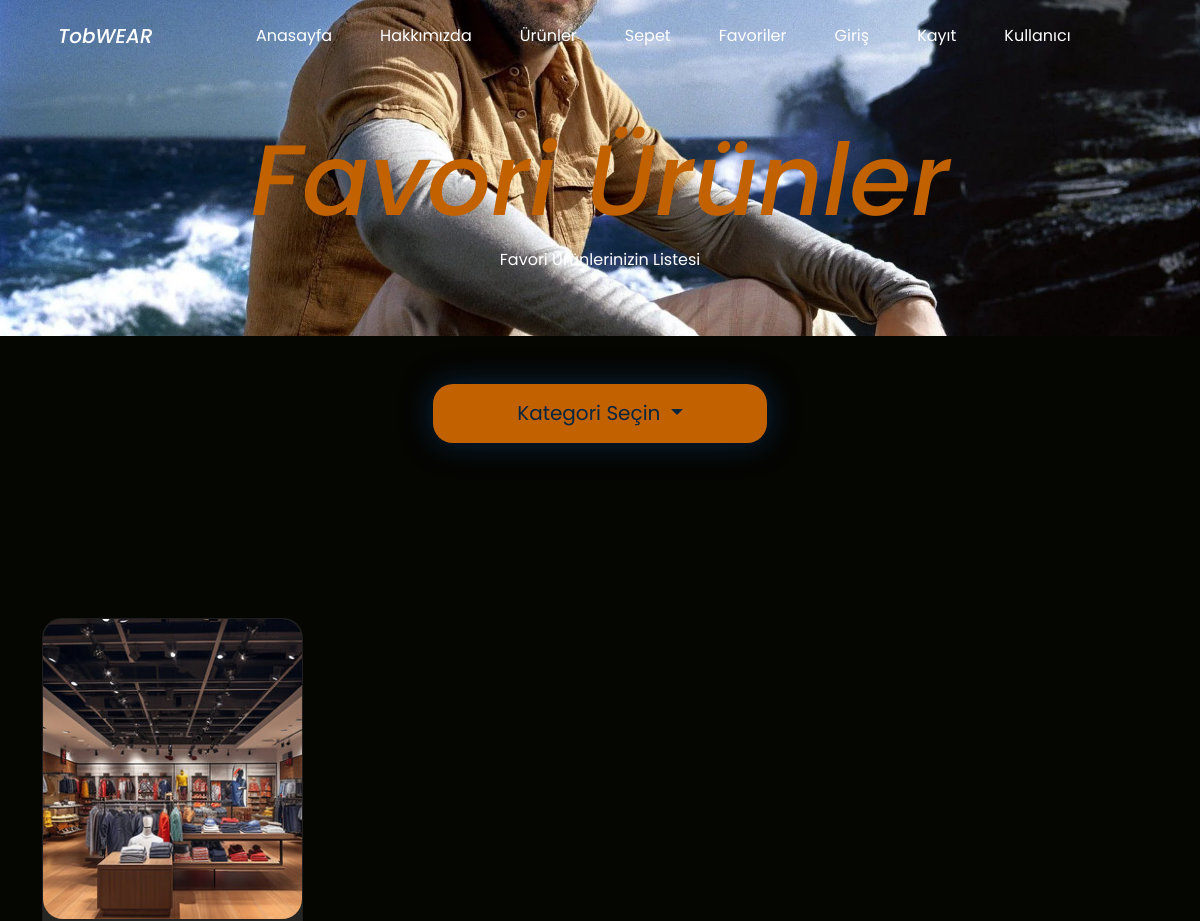
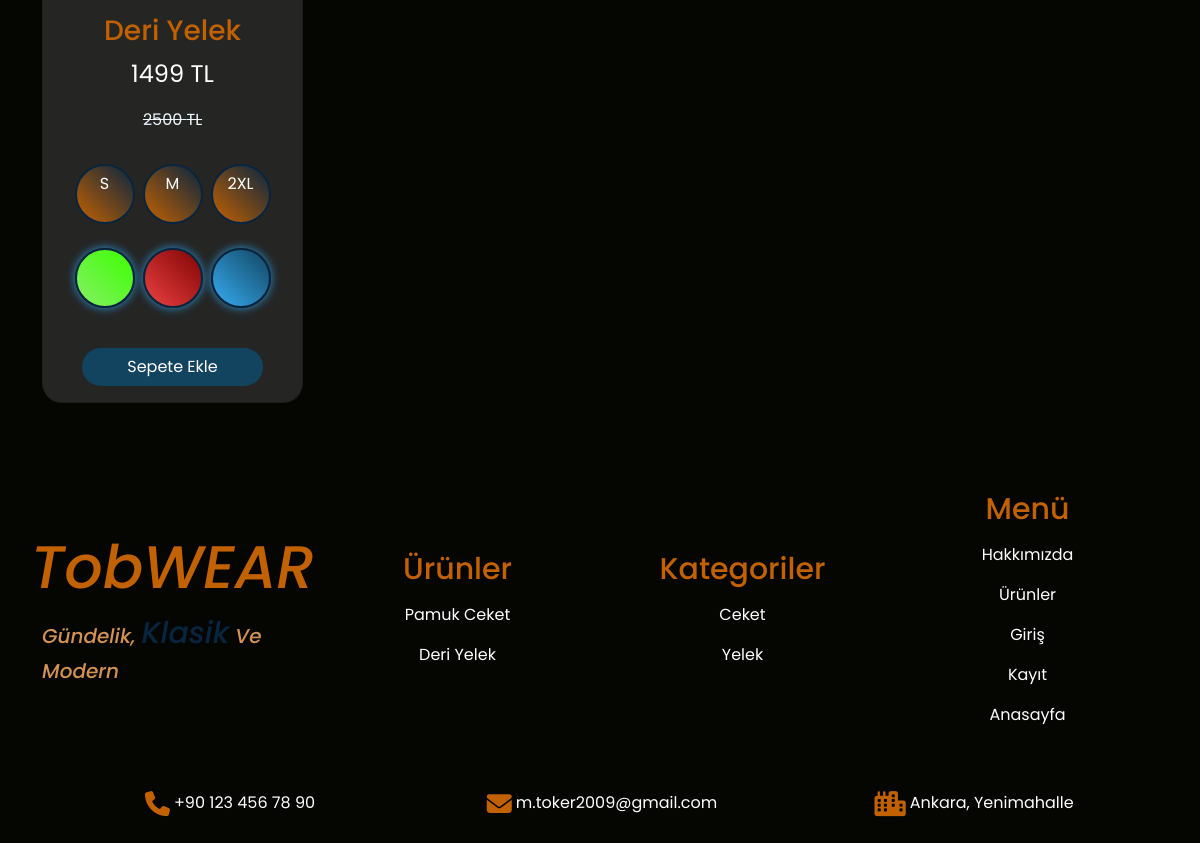
/favorites/ (signed in), run on an earlier commit of the app's database (2 pictures, top to bottom).
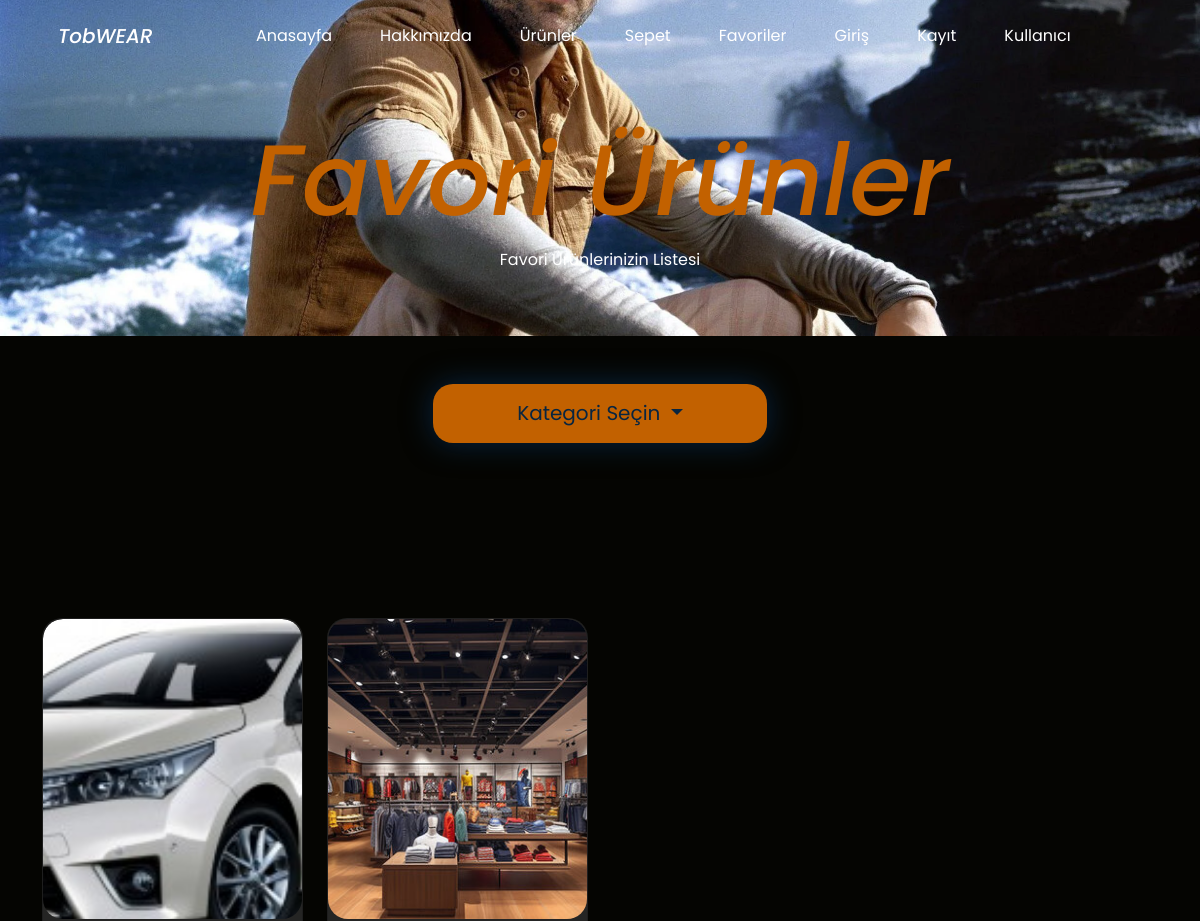
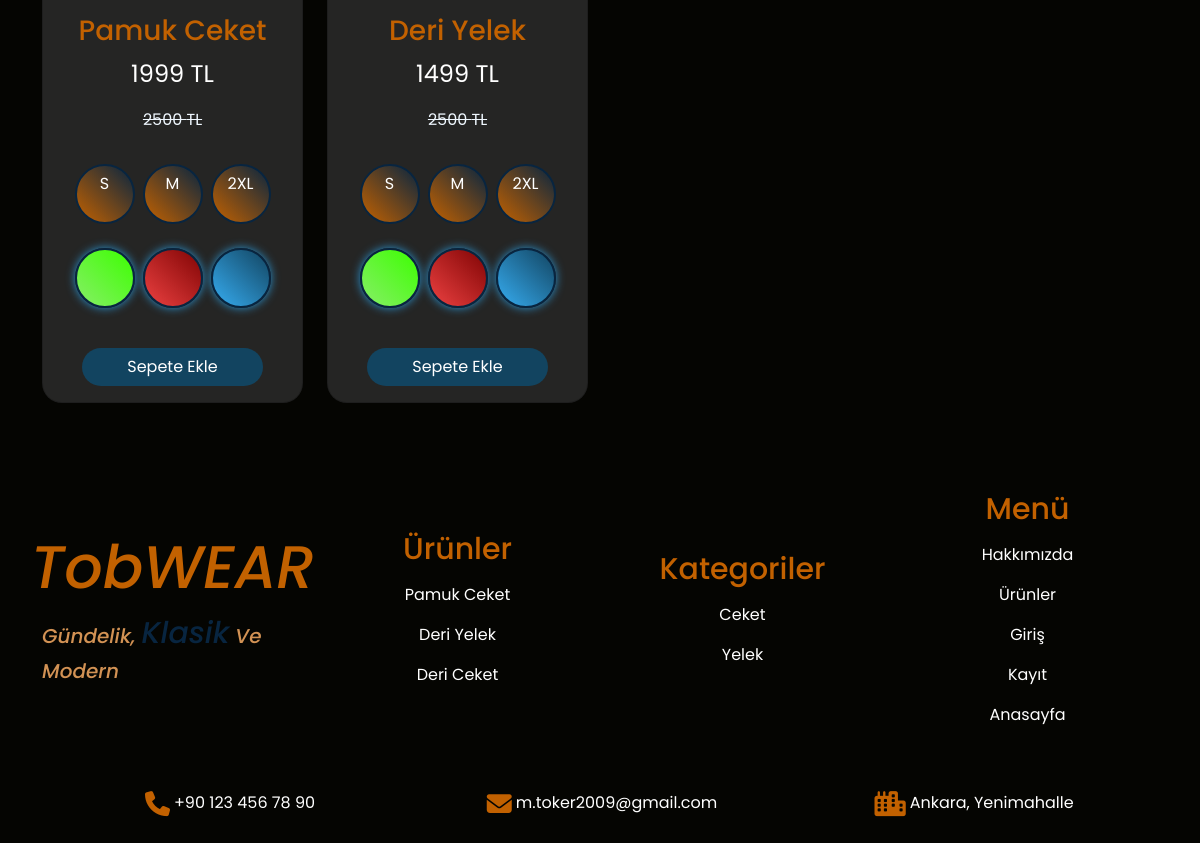
And on a later commit of the database (2 pictures, top to bottom).
### shop/models.py (models this page shows, shortened)
class Product(models.Model):
    name = models.CharField(max_length=100,null=False,blank=False,verbose_name="Ürün İsmi")
    price = models.IntegerField(null=False,blank=False,verbose_name="Fiyat")
    discounted = models.IntegerField(null=False,blank=False,verbose_name="İndirimli Fiyat")
    features = models.ManyToManyField(ProductFeatures,null=True,blank=True,verbose_name="Ürün Özellikleri")
    colors = models.ManyToManyField(ProductColor,null=True,blank=True,verbose_name="Ürün Renkleri")
    sizes = models.ManyToManyField(ProductSize,null=False,blank=False,verbose_name="Ürün Bedenleri")
    images = models.ManyToManyField(ProductImage,null=False,blank=False,verbose_name="Resimler")
    description = models.TextField(null=True,blank=True)
    category = models.ForeignKey(ProductCategory,null=False,blank=False,verbose_name="Kategori",on_delete=models.CASCADE)
    slug = models.SlugField(null=False,blank=True,unique=True,db_index=True,verbose_name="URL")

class ProductImage(models.Model):
    images = models.ImageField(upload_to='images/')

class ProductSize(models.Model):
    SIZE_CHOICES = [
        ('size1', 'S'),
        ('size2', 'M'),
        ('size3', 'XL'),
        ('size4', '2XL')
    ]
    size = models.CharField(max_length=100,choices=SIZE_CHOICES)
    def __str__(self):
        return self.get_size_display()

class ProductColor(models.Model):
    COLOR_CHOICES = [
        ('color1', 'Yeşil'),
        ('color2', 'Kırmızı'),
        ('color3', 'Mavi'),
        ('color4', 'Siyah'),
        ('color5', 'Pembe')
    ]
    color = models.CharField(max_length=100,choices=COLOR_CHOICES)
    code = models.CharField(max_length=7,null=False,blank=False)
    code2 = models.CharField(max_length=7,null=False,blank=False)

class ProductCategory(models.Model):
    name = models.CharField(max_length=100,null=False,blank=False,verbose_name="Kategori İsmi")

### shop/views.py (the view, shortened to what this page needs)
# urls.py: path('favorites/',views.favorites,name="favorites"),
def favorites(request):
    if not request.user.is_authenticated:
        print("Bu İşlemi Gerçekleştirebilmek İçin Önce Oturum Açmalısınız")
        return HttpResponse(status=401)
    customer = request.user
    products = customer.favorites.all()
    categories = ProductCategory.objects.filter(product__in=products).distinct()
    footerproducts = Product.objects.filter()[:5]
    footercategorys = ProductCategory.objects.filter()[:5]
    context = {
        "products": products,
        "categories": categories,
        "footerproducts": footerproducts,
        "footercategorys": footercategorys
    }
    return render(request,"favorites.html",context)

### templates/favorites.html (shortened to what the changed rows need)
<!DOCTYPE html>
<html lang="en">
{% load static %}
<head>
    <link rel="stylesheet" href="{% static 'css/bootstrap.min.css' %}">
    <link rel="stylesheet" href="{% static 'css/style.css' %}">
    <link rel="stylesheet" href="https://cdnjs.cloudflare.com/ajax/libs/font-awesome/6.4.0/css/all.min.css">
</head>
<body>
    <div class="container-fluid" id="favorites-header-title">
        <div class="row py-5">
            <h1 class="text-center favorites-title">Favori Ürünler</h1>
        </div>
    </div>
    <div class="container my-4">
        <div id="products-container">
            {% include "partials/favorites_list.html" %}
        </div>
    </div>
    <footer>
        <div class="container py-5" id="footer-container">
            <div class="row">
                <div class="col-md-3 d-flex flex-column justify-content-center align-items-center">
                    <h1 class="text-center footer-brand-title">TobWEAR</h1>
                </div>
                <div class="col-md-3 d-flex flex-column justify-content-center align-items-center">
                    <h2 class="text-center pb-2" id="footer-products-title">Ürünler</h2>
                    {% for product in footerproducts %}
                    <a href="{% url 'productdetail' product.slug %}" class="footer-products-a"><p class="footer-products text-white">{{ product.name }}</p></a>
                    {% endfor %}
                </div>
                <div class="col-md-3 d-flex flex-column justify-content-center align-items-center">
                    <h2 class="text-center pb-2" id="footer-products-title">Kategoriler</h2>
                    {% for category in footercategorys %}
                    <a href="{% url 'categorydetail' category.name %}" class="footer-products-a"><p class="footer-products text-white">{{ category.name }}</p></a>
                    {% endfor %}
                </div>
                <div class="col-md-3 d-flex flex-column justify-content-center align-items-center">
                    <h2 class="text-center pb-2" id="footer-products-title">Menü</h2>
                </div>
            </div>
        </div>
    </footer>
</body>
</html>

### templates/partials/favorites_list.html (shortened to what this page needs)
{% load static %}
<div class="row">
    {% for product in products %}
    <div class="col-md-3 mb-3">
        <div class="card" id="carousel-card">
            <div class="product-image-container">
                <img src="{{ product.images.first.images.url }}" class="img-fluid" id="carousel-image">
            </div>
            <div class="product-detail-container py-3 d-flex flex-column justify-content-center">
                <h3 class="text-center px-3" id="product-detail-title">{{ product.name }}</h3>
                {% if product.discounted %}
                <p class="text-center text-white px-3 fs-4">{{ product.discounted }} TL</p>
                <span class="fs-6 text-center" id="product-detail-span">{{ product.price }} TL</span>
                {% else %}
                <p class="text-center text-white px-3 fs-4">{{ product.price }} TL</p>
                {% endif %}
            </div>
            <div class="shopping-container d-flex justify-content-center my-3">
                {% for size in product.sizes.all %}
                <label class="btn btn-outline-primary productdetail-sizebutton mx-1 mb-2"
                    for="size-{{ forloop.counter }}-{{ product.id }}">{{ size }}</label>
                {% endfor %}
            </div>
            <div class="shopping-container d-flex justify-content-center">
                {% for color in product.colors.all %}
                <label class="btn btn-outline-primary productdetail-colorbutton mx-1 mb-4"
                    for="color-{{ forloop.counter }}-{{ product.id }}"
                    style="background: linear-gradient(45deg, {{ color.code }}, {{ color.code2 }});"></label>
                {% endfor %}
            </div>
            <div class="shopping-button d-flex justify-content-center my-3">
                <button class="btn favoritecarddetail-addbasket" value="{{ product.id }}">Sepete Ekle</button>
            </div>
        </div>
    </div>
    {% endfor %}
</div>

What changed in the data, as far as the page shows it:
now on one of the page's lists (row unchanged): Product: name "Pamuk Ceket", discounted "1999", price "2500"
changed Product "Pamuk Ceket": gains ProductSize (size "S"); gains ProductSize (size "M"); gains ProductSize (size "2XL")
added Product: name "Deri Ceket", shown under "Ürünler"
